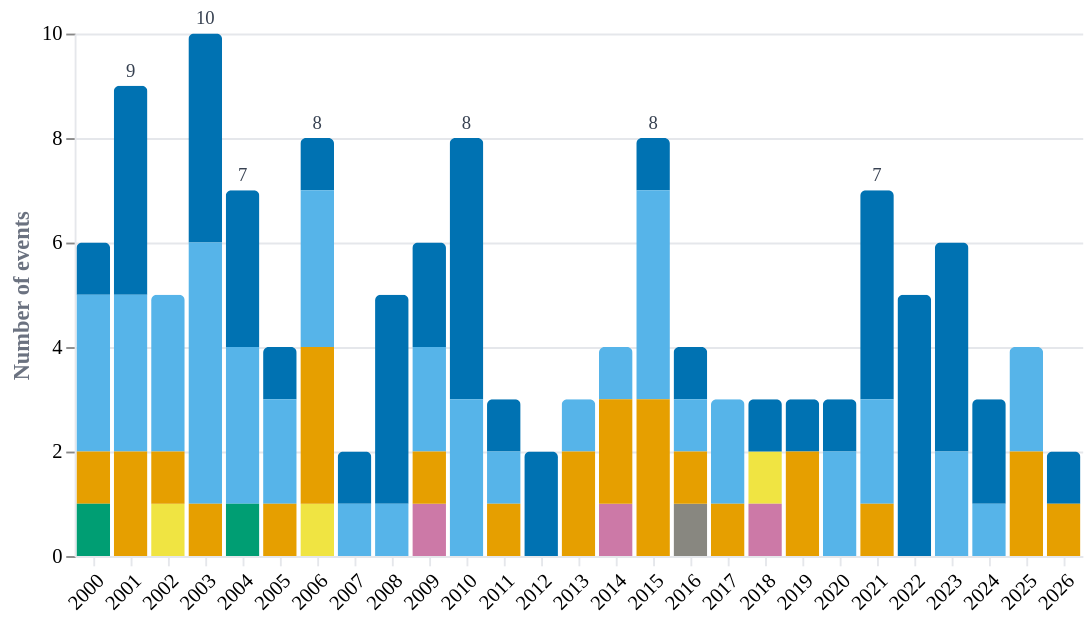

Write a Vega-Lite specification for this figure.
### Vega-Lite specification from a JSON file in a GitHub repository (floating-point values rounded to 4 significant figures)
{"$schema": "https://vega.github.io/schema/vega-lite/v5.json", "description": "Stacked bar chart of Australian natural disaster events per year by type, 2000-2026", "width": "container", "height": 280, "data": {"values": [{"year": 2000, "disaster_type": "Flood", "count": 1}, {"year": 2000, "disaster_type": "Storm", "count": 3}, {"year": 2000, "disaster_type": "Wildfire", "count": 1}, {"year": 2000, "disaster_type": "Infestation", "count": 1}, {"year": 2001, "disaster_type": "Flood", "count": 4}, {"year": 2001, "disaster_type": "Storm", "count": 3}, {"year": 2001, "disaster_type": "Wildfire", "count": 2}, {"year": 2002, "disaster_type": "Drought", "count": 1}, {"year": 2002, "disaster_type": "Storm", "count": 3}, {"year": 2002, "disaster_type": "Wildfire", "count": 1}, {"year": 2003, "disaster_type": "Flood", "count": 4}, {"year": 2003, "disaster_type": "Storm", "count": 5}, {"year": 2003, "disaster_type": "Wildfire", "count": 1}, {"year": 2004, "disaster_type": "Flood", "count": 3}, {"year": 2004, "disaster_type": "Storm", "count": 3}, {"year": 2004, "disaster_type": "Infestation", "count": 1}, {"year": 2005, "disaster_type": "Flood", "count": 1}, {"year": 2005, "disaster_type": "Storm", "count": 2}, {"year": 2005, "disaster_type": "Wildfire", "count": 1}, {"year": 2006, "disaster_type": "Drought", "count": 1}, {"year": 2006, "disaster_type": "Flood", "count": 1}, {"year": 2006, "disaster_type": "Storm", "count": 3}, {"year": 2006, "disaster_type": "Wildfire", "count": 3}, {"year": 2007, "disaster_type": "Flood", "count": 1}, {"year": 2007, "disaster_type": "Storm", "count": 1}, {"year": 2008, "disaster_type": "Flood", "count": 4}, {"year": 2008, "disaster_type": "Storm", "count": 1}, {"year": 2009, "disaster_type": "Extreme temperature", "count": 1}, {"year": 2009, "disaster_type": "Flood", "count": 2}, {"year": 2009, "disaster_type": "Storm", "count": 2}, {"year": 2009, "disaster_type": "Wildfire", "count": 1}, {"year": 2010, "disaster_type": "Flood", "count": 5}, {"year": 2010, "disaster_type": "Storm", "count": 3}, {"year": 2011, "disaster_type": "Flood", "count": 1}, {"year": 2011, "disaster_type": "Storm", "count": 1}, {"year": 2011, "disaster_type": "Wildfire", "count": 1}, {"year": 2012, "disaster_type": "Flood", "count": 2}, {"year": 2013, "disaster_type": "Storm", "count": 1}, {"year": 2013, "disaster_type": "Wildfire", "count": 2}, {"year": 2014, "disaster_type": "Extreme temperature", "count": 1}, {"year": 2014, "disaster_type": "Storm", "count": 1}, {"year": 2014, "disaster_type": "Wildfire", "count": 2}, {"year": 2015, "disaster_type": "Flood", "count": 1}, {"year": 2015, "disaster_type": "Storm", "count": 4}, {"year": 2015, "disaster_type": "Wildfire", "count": 3}, {"year": 2016, "disaster_type": "Epidemic", "count": 1}, {"year": 2016, "disaster_type": "Flood", "count": 1}, {"year": 2016, "disaster_type": "Storm", "count": 1}, {"year": 2016, "disaster_type": "Wildfire", "count": 1}, {"year": 2017, "disaster_type": "Storm", "count": 2}, {"year": 2017, "disaster_type": "Wildfire", "count": 1}, {"year": 2018, "disaster_type": "Drought", "count": 1}, {"year": 2018, "disaster_type": "Extreme temperature", "count": 1}, {"year": 2018, "disaster_type": "Flood", "count": 1}, {"year": 2019, "disaster_type": "Flood", "count": 1}, {"year": 2019, "disaster_type": "Wildfire", "count": 2}, {"year": 2020, "disaster_type": "Flood", "count": 1}, {"year": 2020, "disaster_type": "Storm", "count": 2}, {"year": 2021, "disaster_type": "Flood", "count": 4}, {"year": 2021, "disaster_type": "Storm", "count": 2}, {"year": 2021, "disaster_type": "Wildfire", "count": 1}, {"year": 2022, "disaster_type": "Flood", "count": 5}, {"year": 2023, "disaster_type": "Flood", "count": 4}, {"year": 2023, "disaster_type": "Storm", "count": 2}, {"year": 2024, "disaster_type": "Flood", "count": 2}, {"year": 2024, "disaster_type": "Storm", "count": 1}, {"year": 2025, "disaster_type": "Storm", "count": 2}, {"year": 2025, "disaster_type": "Wildfire", "count": 2}, {"year": 2026, "disaster_type": "Flood", "count": 1}, {"year": 2026, "disaster_type": "Wildfire", "count": 1}]}, "layer": [{"mark": {"type": "bar", "cornerRadiusTopLeft": 3, "cornerRadiusTopRight": 3, "tooltip": true}, "encoding": {"x": {"field": "year", "type": "ordinal", "title": null, "axis": {"labelAngle": -45, "labelFontSize": 11, "labelFont": "DM Sans", "gridColor": "#e5e7eb", "tickColor": "#e5e7eb", "domainColor": "#e5e7eb"}}, "y": {"aggregate": "sum", "field": "count", "type": "quantitative", "title": "Number of events", "axis": {"labelFontSize": 11, "labelFont": "DM Sans", "titleFontSize": 12, "titleFont": "DM Sans", "titleColor": "#6b7280", "gridColor": "#e5e7eb", "domainColor": "#e5e7eb"}}, "color": {"field": "disaster_type", "type": "nominal", "title": null, "scale": {"domain": ["Flood", "Storm", "Wildfire", "Drought", "Extreme temperature", "Infestation", "Epidemic"], "range": ["#0072B2", "#56B4E9", "#E69F00", "#F0E442", "#CC79A7", "#009E73", "#888780"]}, "legend": null}, "tooltip": [{"field": "year", "type": "ordinal", "title": "Year"}, {"field": "disaster_type", "type": "nominal", "title": "Type"}, {"field": "count", "type": "quantitative", "title": "Events"}]}}, {"mark": {"type": "text", "dy": -8, "fontSize": 10, "fontWeight": "500", "font": "DM Sans", "color": "#374151"}, "transform": [{"aggregate": [{"op": "sum", "field": "count", "as": "total"}], "groupby": ["year"]}, {"filter": "datum.total >= 7"}], "encoding": {"x": {"field": "year", "type": "ordinal"}, "y": {"field": "total", "type": "quantitative"}, "text": {"field": "total", "type": "quantitative"}}}], "view": {"stroke": null}, "background": "transparent", "config": {"font": "DM Sans", "bar": {"cursor": "pointer"}}}
